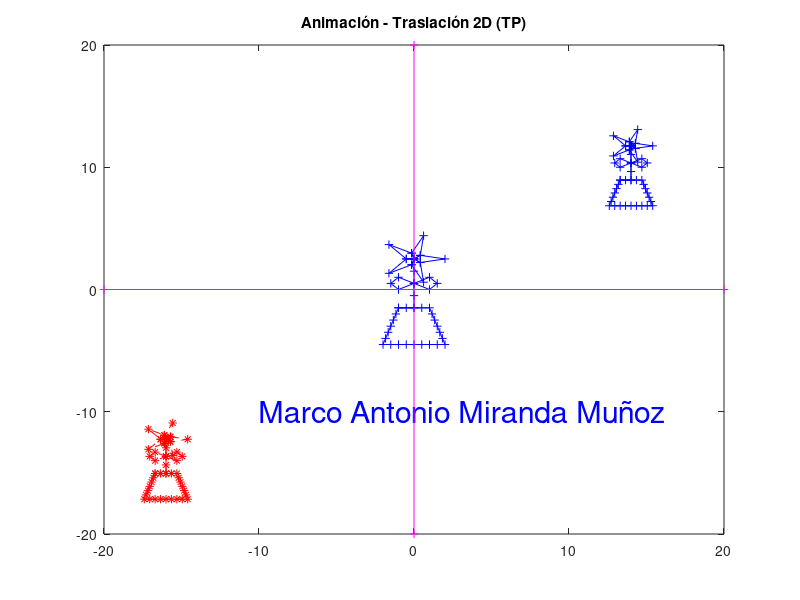

Write MATLAB code to recreate this figure.
# Traslación 3D - TP ANIMACIÓN
# Autor: Marco Antonio Miranda Muñoz
clc; clear all; close all;
format short;
output_precision(2);
disp("Marco Antonio Miranda Muñoz");

# --- Definir dibujo (P1 + P2) - Flor en maceta con 58 vértices ---
P1 = [
  9.0000  8.8333  8.6667  8.5000  8.3333  8.1667  8.0000  8.5000  9.0000  9.5000 10.0000 10.5000 11.0000 11.5000 12.0000 11.8333 11.6667 11.5000 11.3333 11.1667 11.0000 10.5000 10.0000  9.5000  9.0000 10.0000 10.0000 10.0000  9.0000  8.5000  9.0000 10.0000 11.0000 11.5000 11.0000 10.0000 10.0000 10.0000;
  8.0000  7.5000  7.0000  6.5000  6.0000  5.5000  5.0000  5.0000  5.0000  5.0000  5.0000  5.0000  5.0000  5.0000  5.0000  5.5000  6.0000  6.5000  7.0000  7.5000  8.0000  8.0000  8.0000  8.0000  8.0000  8.0000  9.0000 10.0000 10.5000 10.0000  9.5000 10.0000 10.5000 10.0000  9.5000 10.0000 11.0000 12.0000;
   1       1       1       1       1       1       1       1       1       1       1       1       1       1       1       1       1       1       1       1       1       1       1       1       1       1       1       1       1       1       1       1       1       1       1       1       1       1
];

P2 = [
 10.4045 12.0000 10.4045 10.0000 10.4045 10.6180  9.8455 10.0000  9.8455  8.3820  9.5000 10.0000  9.5000  8.3820  9.8455 10.0000  9.8455 10.6180 10.4045 10.0000;
 11.7061 12.0000 12.2939 12.0000 12.2939 13.9021 12.4755 12.0000 12.4755 13.1756 12.0000 12.0000 12.0000 10.8244 11.5245 12.0000 11.5245 10.0979 11.7061 12.0000;
   1       1       1       1       1       1       1       1       1       1       1       1       1       1       1       1       1       1       1       1
];

P = [P1 P2];

# Centrar la flor en el origen
P(1,:) = P(1,:) - 10;
P(2,:) = P(2,:) - 9.5;

# Ajustar el tamaño inicial de la flor
Sx = 0.7;
Sy = 0.7;
S = [ Sx  0    0;
      0  Sy    0;
      0   0    1 ];

# Ajustar la posición inicial de la flor
Tx = 14;
Ty = 10;
T_init = [ 1  0   Tx;
           0  1   Ty;
           0  0    1 ];

# Aplicar las 2 transformaciones anteriores
P0 = P;
P = T_init * S * P;

# Matriz de desplazamiento de la animación
Tx = -0.5;
Ty = -0.4;
T = [ 1  0   Tx;
      0  1   Ty;
      0  0    1 ];

figure(1);
dx = 20;
dy = 20;
Pp = P;
for i=1:60;  # 60 ciclos
  Pp = T * Pp;

  hold off;
  plot(P0(1,:), P0(2,:), "-+b");
  hold on;
  plot(P(1,:), P(2,:), "-+b");
  axis( [-dx  dx  -dy  dy] );
  plot(Pp(1,:), Pp(2,:), "--*r");
  title("Animación - Traslación 2D (TP)");
  text(-10, -10, "Marco Antonio Miranda Muñoz", "fontsize", 22, "color", "b");
  # Eje X
  Ex = [ -dx   dx;
           0    0;
           1    1 ];
  plot(Ex(1,:), Ex(2,:), "-+m");
  # Eje Y
  Ey = [   0    0;
         -dy   dy;
           1    1 ];
  plot(Ey(1,:), Ey(2,:), "-+m");
  pause(0.025);
end;
